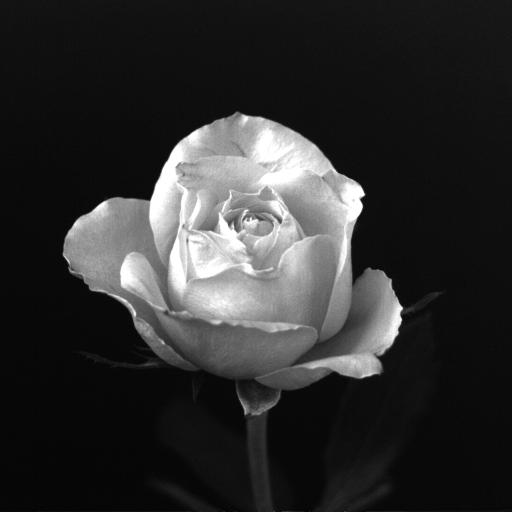
#> input picture flower.tif, 512 x 512 px
$ jupyter execute 1_Spatial_Intensity_Histogram.ipynb
#> lines starting #> are read from the running program, lines starting #| are printed output that depends on the picture; after the words box and inside, x2 and y2 are one past the last pixel; in counts of white or black regions, pixels touching at a corner belong together
# Import Necessary Modules

[cell 1]
import matplotlib.pyplot as plt
import numpy as np
import cv2

# Take grayscale image of size 512x512 and perform the following operations

[cell 2]
img = cv2.imread("flower.tif", cv2.IMREAD_GRAYSCALE)
#> img is the input picture: shape (512, 512); min 3, max 255, mean 46.9

plt.figure(figsize=(4, 4))
plt.title("Original Image")
plt.imshow(img, cmap='gray')
plt.axis('off')
plt.show()

## (a) Decrease its spatial resolution by half every time and observe its change when displaying in the same window size

[cell 3]
imgs = []
tmp = img.copy()

for k in range(6):
  imgs.append(tmp)
  tmp = tmp[::2, ::2]
#> this loop made 6 passes
#> pass 2, `tmp = tmp[::2, ::2]`:
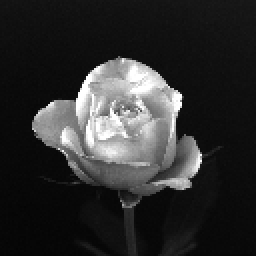
#> tmp: shape (128, 128) (shown 2 times larger); min 4, max 255, mean 46.9
#> pass 3, `tmp = tmp[::2, ::2]`:
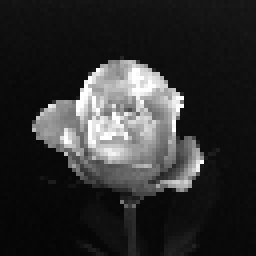
#> tmp: shape (64, 64) (shown 4 times larger); min 4, max 255, mean 46.8
#> after the loop, imgs = 6 items

plt.figure(figsize=(8, 6))
for i in range(6):
  plt.subplot(2, 3, i+1)
  plt.imshow(imgs[i], cmap='gray')
  plt.title(f"{imgs[i].shape[0]}x{imgs[i].shape[1]}")
  plt.axis('off')
plt.tight_layout()
plt.show()
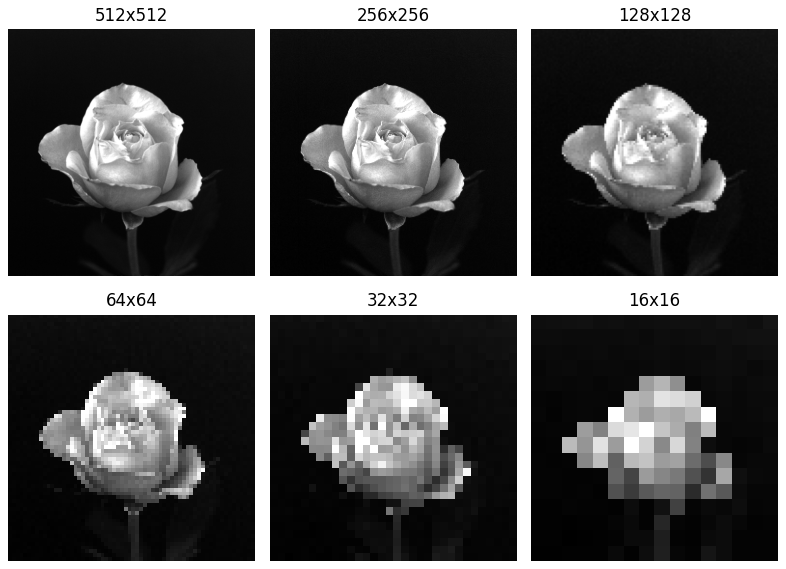
#> figure drawn by matplotlib, 6 panels

## (b) Decrease its intensity level resolution by one bit up to reach its binary format observe its change when displaying in the same window size

[cell 4]
img = cv2.imread("ctskull.tif", cv2.IMREAD_GRAYSCALE)
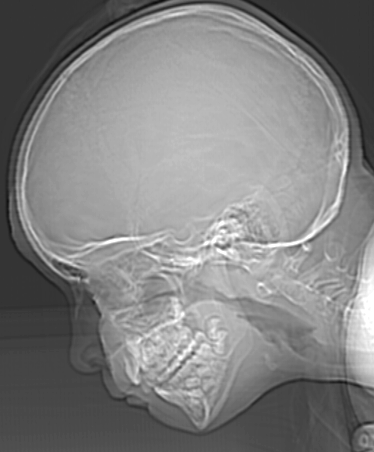
#> input picture ctskull.tif, 374 x 452 px
#> img is the input picture: shape (452, 374); min 12, max 255, mean 129.4
imgs = []

for bits in range(0, 8):
  levels = 2 ** bits
  imgs.append(img // levels)
#> after the loop, imgs = 8 items

plt.figure(figsize=(8, 6))
for i, tmp in enumerate(imgs):
  plt.subplot(2, 4, i + 1)
  plt.imshow(tmp, cmap='gray')
  plt.title(f"{8 - i} bits ({2**(8 - i)} levels)")
  plt.axis('off')
#> this loop made 8 passes
plt.tight_layout()
plt.show()
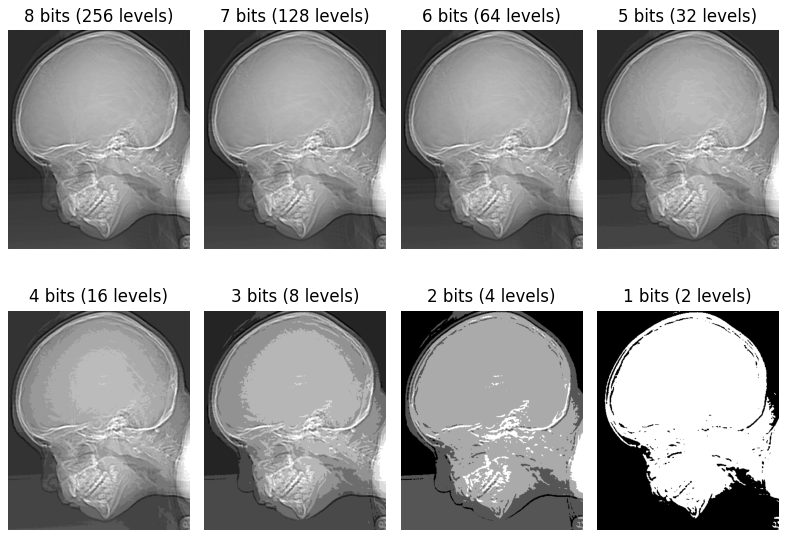
#> figure drawn by matplotlib, 8 panels

## (c) Illustrate the histogram of the image and make single threshold segmentation observed from the histogram

[cell 5]
histogram = np.zeros(256, dtype=int)

for i in range(img.shape[0]):
  for j in range(img.shape[1]):
    histogram[img[i][j]] += 1

# The valey is at 100. Hence, threshold value, T = 100
thresholded_img = img.copy()
thresholded_img[thresholded_img < 100] = 0
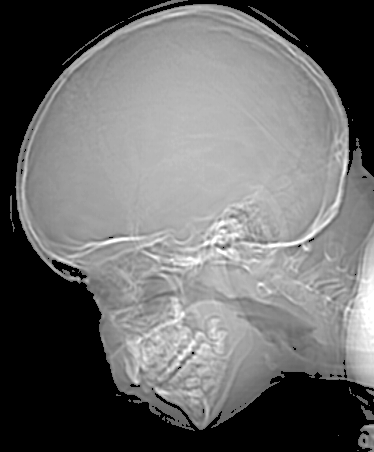
#> thresholded_img: shape (452, 374); min 0, max 255, mean 107.6
thresholded_img[thresholded_img >= 100] = 255
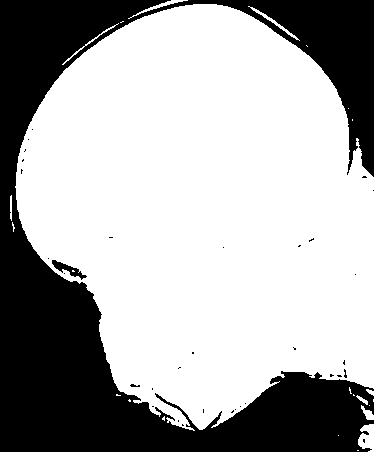
#> thresholded_img: shape (452, 374); 66.8% white; 34 black regions (31 under 20 px), largest, box (x1, y1, x2, y2) and area: (0, 0, 374, 452) 55768, (52, 260, 87, 280) 223, (130, 384, 140, 387) 20

plt.figure(figsize=(8, 4))
plt.subplot(1, 2, 1)
plt.bar(range(256), histogram, color='gray')
plt.title("Histogram")
plt.xlabel("Gray Level (0-255)")
plt.ylabel("Number of Pixels")

plt.subplot(1, 2, 2)
plt.imshow(thresholded_img, cmap='gray')
plt.title("Thresholded Image")
plt.axis('off')
plt.show()
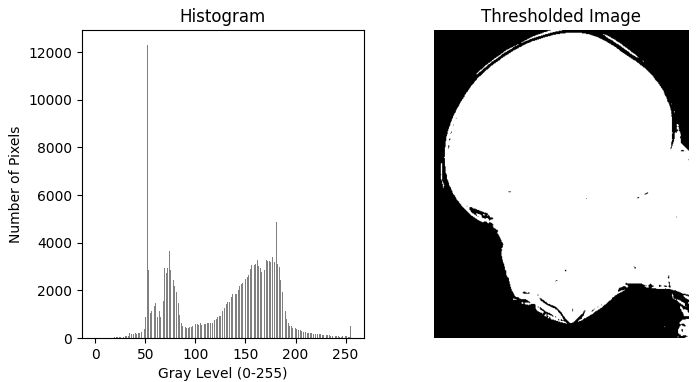
#> figure drawn by matplotlib, 2 panels; panel 1: tallest bar 12310 high, from x = 51.6 to 52.4
